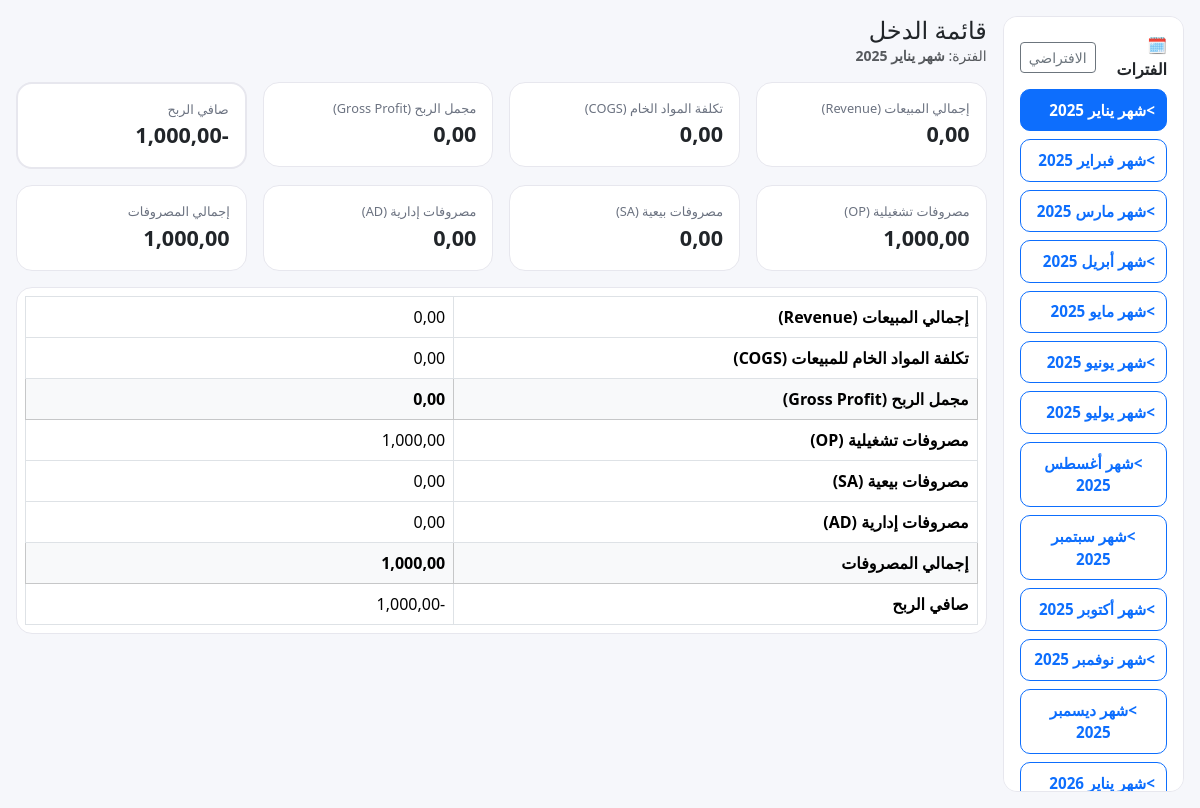
Screenshot of /reports/income-statement/ with the database file from the repository.
### expenses/models.py (models this page shows)
class TimeStampedModel(models.Model):
    created_at = models.DateTimeField("تاريخ الإنشاء", auto_now_add=True)
    updated_at = models.DateTimeField("تاريخ آخر تعديل", auto_now=True)
    class Meta:
        abstract = True

class Period(TimeStampedModel):
    YEAR_CHOICES = [(y, str(y)) for y in range(2024, 2031)]
    year = models.IntegerField("السنة", choices=YEAR_CHOICES, default=2025)
    month = models.IntegerField("الشهر (1-12)", default=1)
    name = models.CharField("اسم الفترة", max_length=100, blank=True)
    start_date = models.DateField("من تاريخ")
    end_date = models.DateField("إلى تاريخ")
    is_closed = models.BooleanField("مقفلة؟", default=False)
    inv_opening_enabled = models.BooleanField("السماح بفتح جرد أول الفترة", default=False)
    inv_opening_enabled_at = models.DateTimeField("تاريخ فتح جرد أول الفترة", null=True, blank=True)
    inv_opening_once_only = models.BooleanField("جرد أول الفترة مرة واحدة فقط", default=True)
    inv_opening_note = models.CharField("ملاحظة فتح الجرد", max_length=200, blank=True, null=True)
    allow_opening_stock = models.BooleanField(
        "السماح بفتح جرد أول المدة",
        default=False,
        help_text="لا يُفتح جرد أول المدة إلا إذا تم تفعيل هذا الخيار من الفترات."
    )
    class Meta:
        verbose_name = "فترة"
        verbose_name_plural = "فترات"
        unique_together = ("year", "month")
        ordering = ["year", "month"]
    def __str__(self):
        return self.name or f"{self.year}-{self.month:02d}"

### reports/views.py (the view)
def income_statement(request):
    period_id = request.GET.get("period")
    periods = Period.objects.all().order_by("start_date")
    current_period = Period.objects.filter(id=period_id).first() if period_id else get_default_period()
    revenue = Decimal("0")
    if current_period:
        revenue = (
            SalesSummaryLine.objects
            .filter(summary__period=current_period)
            .aggregate(t=Sum("line_total"))["t"]
            or Decimal("0")
        )
    cogs = Decimal("0")
    if current_period:
        cogs = (
            SalesConsumption.objects
            .filter(summary__period=current_period)
            .aggregate(t=Sum("total_cost"))["t"]
            or Decimal("0")
        )
    gross_profit = revenue - cogs
    op = sa = ad = Decimal("0")
    if current_period:
        base = (
            ExpenseLine.objects
            .filter(batch__period=current_period)
            .select_related("item__category")
        )
        op = base.filter(item__category__nature="OP").aggregate(t=Sum("amount"))["t"] or Decimal("0")
        sa = base.filter(item__category__nature="SA").aggregate(t=Sum("amount"))["t"] or Decimal("0")
        ad = base.filter(item__category__nature="AD").aggregate(t=Sum("amount"))["t"] or Decimal("0")
    total_expenses = op + sa + ad
    net_profit = gross_profit - total_expenses
    revenue = money(revenue)
    cogs = money(cogs)
    gross_profit = money(gross_profit)
    op = money(op); sa = money(sa); ad = money(ad)
    total_expenses = money(total_expenses)
    net_profit = money(net_profit)
    context = {
        "periods": periods,
        "current_period": current_period,
        "revenue": revenue,
        "cogs": cogs,
        "gross_profit": gross_profit,
        "op": op,
        "sa": sa,
        "ad": ad,
        "total_expenses": total_expenses,
        "net_profit": net_profit,
        "title": "قائمة الدخل",
    }
    return render(request, "reports/income_statement.html", context)

### reports/views.py (called while the page is built)
def money(x):
    return (x or Decimal("0")).quantize(MONEY, rounding=ROUND_HALF_UP)

def get_default_period():
    return Period.objects.order_by("start_date").first()

### reports/templates/reports/income_statement.html (shortened to what this page needs)
{% load humanize %}
<!doctype html>
<html lang="ar" dir="rtl">
<head>
  <link href="https://cdn.jsdelivr.net/npm/bootstrap@5.3.3/dist/css/bootstrap.min.css" rel="stylesheet">
</head>
<body>
<div class="container-fluid px-3 py-3 page-wrap">
  <div class="row g-3">
    <div class="col-12 col-lg-3 col-xl-2">
      <div class="sidebar p-3">
        <div class="d-flex justify-content-between align-items-center mb-2">
          <div class="fw-bold">🗓️ الفترات</div>
          <a class="btn btn-sm btn-outline-secondary"
             href="?">الافتراضي</a>
        </div>
        <div class="d-grid gap-2">
          {% for p in periods %}
            <a class="btn {% if current_period and p.id == current_period.id %}btn-primary{% else %}btn-outline-primary{% endif %} period-btn"
               href="?period={{ p.id }}">
              <span class="fw-bold">>{{ p }}</span>
            </a>
          {% empty %}
            <div class="text-muted small">لا توجد فترات مسجلة.</div>
          {% endfor %}
        </div>
      </div>
    </div>
    <div class="col-12 col-lg-9 col-xl-10">
      <div class="d-flex flex-wrap gap-2 justify-content-between align-items-center mb-3">
        <div>
          <h4 class="m-0">{{ title|default:"قائمة الدخل" }}</h4>
          <div class="text-muted small">
            {% if current_period %}الفترة: <b>{{ current_period }}</b>{% else %}اختر فترة{% endif %}
          </div>
        </div>
      </div>
      <div class="row g-3 mb-3">
        <div class="col-12 col-md-3">
          <div class="card card-kpi"><div class="card-body">
            <div class="kpi-title">إجمالي المبيعات (Revenue)</div>
            <div class="kpi-value mono">{{ revenue|floatformat:2|intcomma }}</div>
          </div></div>
        </div>
        <div class="col-12 col-md-3">
          <div class="card card-kpi"><div class="card-body">
            <div class="kpi-title">تكلفة المواد الخام (COGS)</div>
            <div class="kpi-value mono">{{ cogs|floatformat:2|intcomma }}</div>
          </div></div>
        </div>
        <div class="col-12 col-md-3">
          <div class="card card-kpi"><div class="card-body">
            <div class="kpi-title">مجمل الربح (Gross Profit)</div>
            <div class="kpi-value mono">{{ gross_profit|floatformat:2|intcomma }}</div>
          </div></div>
        </div>
        <div class="col-12 col-md-3">
          <div class="card card-kpi border-2"><div class="card-body">
            <div class="kpi-title">صافي الربح</div>
            <div class="kpi-value mono">{{ net_profit|floatformat:2|intcomma }}</div>
          </div></div>
        </div>
      </div>
      <div class="row g-3 mb-3">
        <div class="col-12 col-md-3">
          <div class="card card-kpi"><div class="card-body">
            <div class="kpi-title">مصروفات تشغيلية (OP)</div>
            <div class="kpi-value mono">{{ op|floatformat:2|intcomma }}</div>
          </div></div>
        </div>
        <div class="col-12 col-md-3">
          <div class="card card-kpi"><div class="card-body">
            <div class="kpi-title">مصروفات بيعية (SA)</div>
            <div class="kpi-value mono">{{ sa|floatformat:2|intcomma }}</div>
          </div></div>
        </div>
        <div class="col-12 col-md-3">
          <div class="card card-kpi"><div class="card-body">
            <div class="kpi-title">مصروفات إدارية (AD)</div>
            <div class="kpi-value mono">{{ ad|floatformat:2|intcomma }}</div>
          </div></div>
        </div>
        <div class="col-12 col-md-3">
          <div class="card card-kpi"><div class="card-body">
            <div class="kpi-title">إجمالي المصروفات</div>
            <div class="kpi-value mono">{{ total_expenses|floatformat:2|intcomma }}</div>
          </div></div>
        </div>
      </div>
      <div class="table-wrap p-2">
        <div class="table-responsive">
          <table class="table table-bordered mb-0">
            <tbody class="mono">
              <tr>
                <th style="width:55%">إجمالي المبيعات (Revenue)</th>
                <td class="text-end">{{ revenue|floatformat:2|intcomma }}</td>
              </tr>
              <tr>
                <th>تكلفة المواد الخام للمبيعات (COGS)</th>
                <td class="text-end">{{ cogs|floatformat:2|intcomma }}</td>
              </tr>
              <tr class="table-light">
                <th>مجمل الربح (Gross Profit)</th>
                <td class="text-end fw-bold">{{ gross_profit|floatformat:2|intcomma }}</td>
              </tr>
              <tr>
                <th>مصروفات تشغيلية (OP)</th>
                <td class="text-end">{{ op|floatformat:2|intcomma }}</td>
              </tr>
              <tr>
                <th>مصروفات بيعية (SA)</th>
                <td class="text-end">{{ sa|floatformat:2|intcomma }}</td>
              </tr>
              <tr>
                <th>مصروفات إدارية (AD)</th>
                <td class="text-end">{{ ad|floatformat:2|intcomma }}</td>
              </tr>
              <tr class="table-light">
                <th>إجمالي المصروفات</th>
                <td class="text-end fw-bold">{{ total_expenses|floatformat:2|intcomma }}</td>
              </tr>
              <tr class="row-total">
                <th>صافي الربح</th>
                <td class="text-end">{{ net_profit|floatformat:2|intcomma }}</td>
              </tr>
            </tbody>
          </table>
        </div>
      </div>
    </div>
  </div>
</div>
</body>
</html>

### reports/templates/reports/income_statement.html (style rules this page uses)
body { background:#f6f7fb }
.page-wrap { min-height:100vh }
.sidebar { background:#fff;border:1px solid #e7e7ee;border-radius:14px; height: calc(100vh - 24px); position: sticky; top: 12px; overflow:auto; }
.period-btn { border-radius:10px; padding:.55rem .7rem; display:flex; justify-content:space-between; align-items:center; font-size:.95rem; }
.card-kpi { border-radius:16px;border:1px solid #e7e7ee }
.kpi-title { font-size:.8rem; color:#6b7280 }
.kpi-value { font-size:1.35rem; font-weight:800 }
.table-wrap { background:#fff;border:1px solid #e7e7ee;border-radius:16px }
.table td, .table th { vertical-align:middle }
.row-total { background:#eaf7ef !important; font-weight:800 }
.mono { font-variant-numeric: tabular-nums; }

### rows the page displays
Period: name "شهر يناير 2025"
Period: name "شهر فبراير 2025"
Period: name "شهر مارس 2025"
Period: name "شهر أبريل 2025"
Period: name "شهر مايو 2025"
Period: name "شهر يونيو 2025"
Period: name "شهر يوليو 2025"
Period: name "شهر أغسطس 2025"
Period: name "شهر سبتمبر 2025"
Period: name "شهر أكتوبر 2025"
Period: name "شهر نوفمبر 2025"
Period: name "شهر ديسمبر 2025"
Period: name "شهر يناير 2026"

### other values shown
{{ title|default:"قائمة الدخل" }} "قائمة الدخل"
{{ revenue|floatformat:2|intcomma }} "0,00"
{{ cogs|floatformat:2|intcomma }} "0,00"
{{ gross_profit|floatformat:2|intcomma }} "0,00"
{{ net_profit|floatformat:2|intcomma }} "-1,000,00"
{{ op|floatformat:2|intcomma }} "1,000,00"
{{ sa|floatformat:2|intcomma }} "0,00"
{{ ad|floatformat:2|intcomma }} "0,00"
{{ total_expenses|floatformat:2|intcomma }} "1,000,00"
